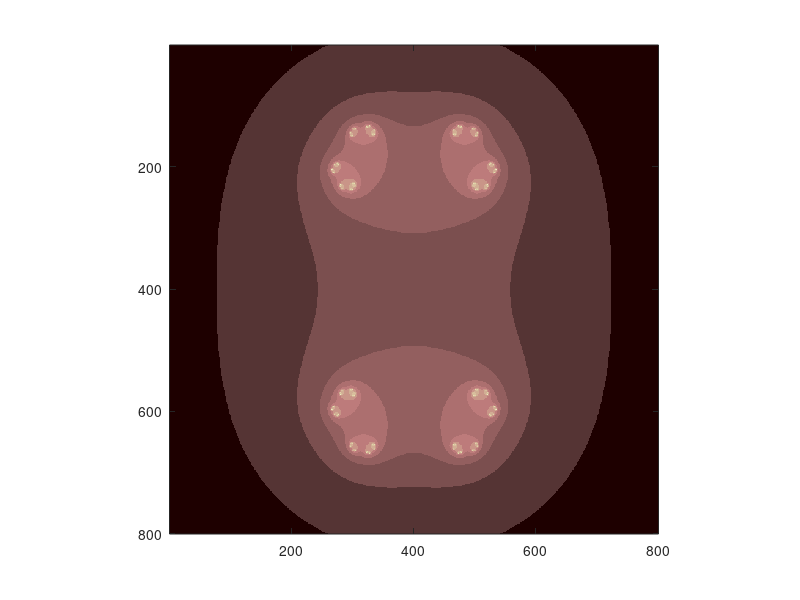

MATLAB code to generate this figure:
%To get different effects try reducing maxiter to 70  
%and changing colormap to winter instead of pink.
%Look up colormap in help to see other colour options.
%disp('initiializing variables...');
N = 800;
maxiter = 200;
blowup = 200;
scale = 2;


c=1;
%c=.1+.1i;
%c = -.122+.745i; % The Douady rabbit
%c=.99+.14i;
%c=.35+.5i; % A dendrite
%c=-.765+.12i; % A Cantor set
%c=0.285+0.01i;
%c=.3+.005i;
%c = rand + rand*sqrt(-1)



x=linspace(-scale,scale,N);
%x = -scale:(2*scale/(N-1)):scale;
z0 = repmat(x, N, 1) + (sqrt(-1) * repmat(x', 1, N));



%disp('iterating...');
for i=1:N
    for j=1:N
        z = z0(i, j);
        counter=0;
        while abs(z)<blowup && counter < maxiter
            z = z^2 + c;
            counter = counter + 1;
        end
        F(i, j) = counter;
    end
end

%disp('plotting...');
colormap pink;
figure(1); imagesc(F); axis image;


%disp('done')
